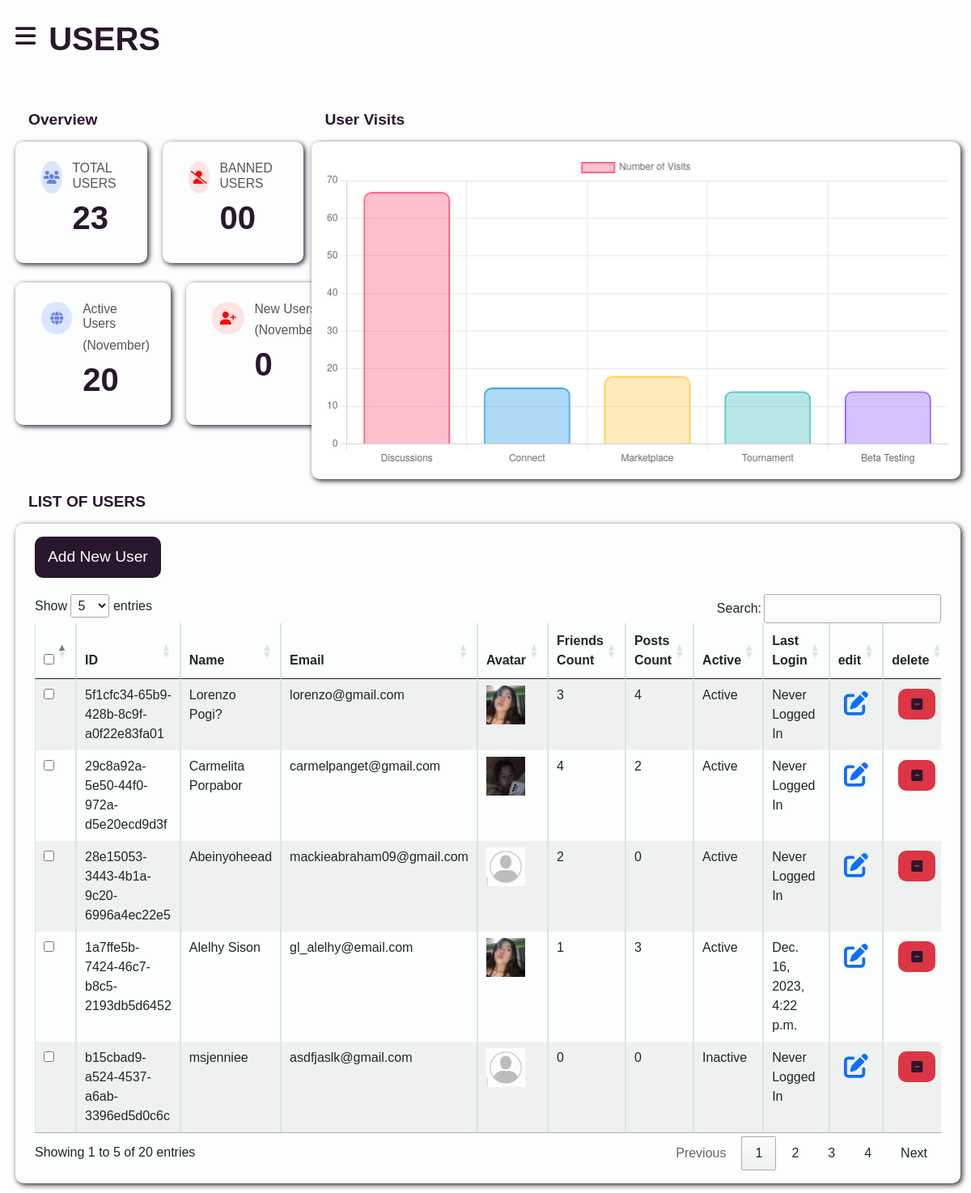
The page /api/gl-users/ (signed in) on the database its author committed.
### account/models.py (models this page shows, shortened)
class User(
    AbstractBaseUser, PermissionsMixin
):  # user model for creating users from models
    id = models.UUIDField(
        primary_key=True, default=uuid.uuid4, editable=False
    )  # uses the uuid from the top
    email = models.EmailField(unique=True)
    name = models.CharField(max_length=255, blank=True, default="")
    avatar = models.ImageField(upload_to="avatars", blank=True, null=True)
    bio = models.CharField(max_length=255, blank=True, default="")
    friends = models.ManyToManyField("self")
    friends_count = models.IntegerField(default=0)
    pref_game_category = models.TextField(blank=True, null=True)
    pref_game_titles = models.TextField(blank=True, null=True)
    people_you_may_know = models.ManyToManyField("self")
    posts_count = models.IntegerField(default=0)
    is_active = models.BooleanField(
        default=True
    )  # checking if the user is active, soon set to false for verification
    is_superuser = models.BooleanField(default=False)
    is_staff = models.BooleanField(default=False)
    date_joined = models.DateTimeField(default=timezone.now)
    last_login = models.DateTimeField(blank=True, null=True)
    charisma_score = models.IntegerField(default=0)
    objects = CustomUserManager()
    USERNAME_FIELD = "email"
    EMAIL_FIELD = "email"
    REQUIRED_FIELDS = []
    def get_avatar(self):
        if self.avatar:
            return settings.WEBSITE_URL + self.avatar.url
        else:
            default_avatar_path = "/media/avatars/default.jpg"
        return settings.WEBSITE_URL + default_avatar_path

### account/views.py (the view)
# urls.py: path("gl-users/", views.admin_users, name="admin_users"),
def admin_users(request):
    admin = request.user
    total_users_count = User.objects.count()
    current_time = timezone.now()
    start_date = datetime(current_time.year, 12, 1, tzinfo=timezone.utc)
    end_date = datetime(current_time.year, 12, 31, tzinfo=timezone.utc)
    active_users_november_count = User.objects.filter(is_active=True).count()
    new_users_november = User.objects.filter(
        date_joined__gte=start_date, date_joined__lt=end_date
    ).count()
    discussion_visits = UserVisit.objects.filter(
        visited_page__contains="/posts/"
    ).count()
    connect_visits = UserVisit.objects.filter(
        visited_page__contains="/connect_posts"
    ).count()
    marketplace_visits = UserVisit.objects.filter(
        visited_page__contains="/marketplace_posts"
    ).count()
    tournament_visits = UserVisit.objects.filter(
        visited_page__contains="/tournament_posts"
    ).count()
    beta_visits = UserVisit.objects.filter(visited_page__contains="/beta_posts").count()
    exclude_ids = [
        "3e9fe50b-5c31-439f-9fb6-8208a5c3dba9",
        "1cfff9f3-1d81-4cb0-9028-c3376871a4bb",
        "675a5aad-3287-452b-ba57-b5aec4f60cc8",
    ]  # Replace these IDs with actual IDs
    users = User.objects.exclude(Q(id__in=exclude_ids))
    context = {
        "admin_name": admin.name,
        "admin_email": admin.email,
        "admin_avatar": admin.avatar,
        "total_users_count": total_users_count,
        "active_users_november_count": active_users_november_count,
        "new_users_november": new_users_november,
        "users": users,
        "discussion_visits": discussion_visits,
        "connect_visits": connect_visits,
        "marketplace_visits": marketplace_visits,
        "tournament_visits": tournament_visits,
        "beta_visits": beta_visits,
    }
    return render(request, "admin/users.html", context)

### templates/admin/users.html (shortened to what this page needs)
{% extends 'base.html'%}
{% load static %}
{% block content %}
<header>
    <div class="header-title-wrapper">
        <label for="menu-toggle">
            <i class="fa-solid fa-bars"></i>
        </label>
        <div class="header-title">
            <h1>USERS </h1>
        </div>
    </div>
</header>
        <main>
        <div class="block-grid">
            <section>
                    <h3 class="section-head">Overview</h3>
                    <div class="analytics-post">
                        <div class="analytic">
                            <div class="analytic-icon">
                                <i class="fa-solid fa-users"></i>
                            </div>
                            <div class="analytic-info">
                                <h4>TOTAL USERS</h4>
                                <h1>{{ total_users_count }}</h1>
                            </div>
                        </div>
                        <div class="analytic">
                            <div class="analytic-icon">
                                <i class="fa-solid fa-user-slash"></i>
                            </div>
                            <div class="analytic-info">
                                <h4>BANNED USERS</h4>
                                <h1>00</h1>
                            </div>
                        </div>
                    </div>
                    <div class="analytics-post">
                        <div class="analytic">
                            <div class="analytic-icon">
                                <i class="fa-solid fa-globe"></i>
                            </div>
                            <div class="analytic-info">
                                <h4>Active Users</h4>
                                <h4>(November)</h4>
                                <h1>{{ active_users_november_count }}</h1>
                            </div>
                        </div>
                        <div class="analytic">
                            <div class="analytic-icon">
                                <i class="fa-solid fa-user-plus"></i>
                            </div>
                            <div class="analytic-info">
                                <h4>New Users</h4>
                                <h4>(November)</h4>
                                <h1>{{ new_users_november }}</h1>
                            </div>
                        </div>
            </section>
            <section>
                <div class="graph-card">
                    <h3 class="section-head">User Visits</h3>
                    <div class="bar-content" style="max-height: 450px;">
                        <div>
                            <canvas id="visitsChart" style="max-height: 400px; overflow: hidden;"></canvas>
                        </div>
                    </div>
                </div>
            </section>
        </div>
            <h3 class="section-head">LIST OF USERS</h3>
            <div class="table-box">
                <section>
                    <div class="">
                        <span><a href="{% url 'add_user' %}" class="btn btn-main btn-span">Add New User</a></span>
                    </div>
                </section>
                <section>
                    <div class="table-data">
                        <div class="table-responsive">
                            <table id="bootstrapdatatable" class="table table-striped table-bordered" width="100%">
                                <thead>
                                    <th><input type ="checkbox" id="checkall"></th>
                                    <th>ID</th>
                                    <th>Name</th>
                                    <th>Email</th>
                                    <th>Avatar</th>
                                    <th>Friends Count</th>
                                    <th>Posts Count</th>
                                    <th>Active</th>
                                    <th>Last Login</th>
                                    <th>edit</th>
                                    <th>delete</th>
                                </thead>
                                {% for user in users %}
                                    <tr>
                                        <td><input type="checkbox" class="checkthis" /></td>
                                        <td>{{ user.id }} </td>
                                        <td>{{ user.name }}</td>
                                        <td>{{ user.email }}</td>
                                        <td><img src="{{ user.get_avatar }}" alt="Avatar" width="96" height="96" style="width: 0.5in; height: 0.5in;"></td>
                                        <td>{{ user.friends_count }}</td>
                                        <td>{{ user.posts_count }}</td>
                                        <td>{% if user.is_active %} Active {% else %} Inactive {% endif %}</td>
                                        <td>{% if user.last_login %} {{ user.last_login }} {% else %} Never Logged In {% endif %}</td>
                                        <td><div class="edit-button" class="btn-outline-primary" style="display: flex; justify-content: center; align-items: center;" ><a href="{% url 'edit_user' user.id %}"><i class="fa-solid fa-pen-to-square"></i></a></div></td>
                                        <td>
                                            <form method="post" action="{% url 'delete_user' user.id %}">
                                            <div style="padding-top: 4px; display: flex; justify-content: center; align-items: center;">
                                                <button type="submit" class="btn btn-danger">
                                                    <i class="fa-solid fa-square-minus"></i>
                                                </button>
                                            </div>
                                            </form>
                                        </td>
                                    </tr>
                                {% endfor %}
                            </table>
                        </div>
                    </div>
                </section>
            </div>
            <script>
                const ctx3 = document.getElementById('visitsChart').getContext('2d');
                const discussionVisits = document.getElementById('chartData').getAttribute('data-discussion');
                const connectVisits = document.getElementById('chartData').getAttribute('data-connect');
                const marketplaceVisits = document.getElementById('chartData').getAttribute('data-marketplace');
                const tournamentVisits = document.getElementById('chartData').getAttribute('data-tournament');
                const betaVisits = document.getElementById('chartData').getAttribute('data-beta');
                new Chart(ctx3, {
                type: 'bar',
                data: {
                    labels: ['Discussions', 'Connect', 'Marketplace', 'Tournament', 'Beta Testing'],
                    datasets: [{
                    label: 'Number of Visits',
                    data: [
                        discussionVisits,
                        connectVisits,
                        marketplaceVisits,
                        tournamentVisits,
                        betaVisits
                    ],
                    backgroundColor: [
                        'rgba(255, 99, 132, 0.4)',
                        'rgba(54, 162, 235, 0.4)',
                        'rgba(255, 206, 86, 0.4)',
                        'rgba(75, 192, 192, 0.4)',
                        'rgba(153, 102, 255, 0.4)',
                    ],
                    borderColor: [
                        'rgba(255, 99, 132, 1)',
                        'rgba(54, 162, 235, 1)',
                        'rgba(255, 206, 86, 1)',
                        'rgba(75, 192, 192, 1)',
                        'rgba(153, 102, 255, 1)',
                    ],
                    borderWidth: 2,
                    borderRadius: {
                        topLeft: 10,
                        topRight: 10,
                    }
                    }]
                },
                options: {
                    scales: {
                    y: {
                        beginAtZero: true
                    }
                    }
                }
                });
            </script>
        </main>
{% endblock content %}

### templates/base.html (shortened to what this page needs)
{% load static %} {% block html %}
<!DOCTYPE html>
<html lang="en">
  {% block head %}
  <head>
    <link
      rel="stylesheet"
      href="https://cdn.jsdelivr.net/npm/bootstrap@5.0.2/dist/css/bootstrap.min.css"
    />
    <link
      rel="stylesheet"
      href="https://cdn.datatables.net/1.13.7/css/jquery.dataTables.min.css"
    />
    <link rel="stylesheet" href="{% static 'admin/css/style.css' %}" />
  </head>
  {% endblock head %} {% block body %}
  <body>
    <div class="main-content">{% block content %} {% endblock content %}</div>
  </body>
  {% endblock body %} {% endblock html %}
</html>

### templates/admin/includes/sidebar.html (shortened to what this page needs)
{% load static %}

### static/css/style.css (style rules this page uses)
:root { --color-main: #29172D; --bg2: #dce5ff; --bg: #fbfefd; --main-accent:#e9eefd; --main-text: #29172D; --shadow: #29172D 2px 2px 6px; }
* { padding: 0; margin: 0; text-decoration: none; font-family: 'Poppins', sans-serif; list-style-type: none; box-shadow: border-box; }
body { background: var(--bg); overflow-x: hidden; }
img { width: 100%; height: auto; }
.btn { padding: .7rem 1rem; border: none; border-radius: 10px; display: flex; align-items: center; color:var(--main-text); }
.btn-span { font-size:1.2rem; display: inline-block; margin-right: .7rem; }
.btn-main { background: #29172D; color: #fff; }
.main-content { margin-left: 370px; width: 80%; padding: 1rem 1rem; transition: margin-left 300ms; }
header { display: flex; justify-content: space-between; padding-top: .5rem; }
.header-title-wrapper { display: flex; }
.header-title-wrapper label { display: inline-block; color: var(--main-text); margin-right: 1rem; font-size: 1.8rem; }
.header-title h1 { color: var(--main-text); font-weight: 600; }
main { padding-top: 2.5rem; padding-bottom: 2.5rem; }
.analytics-post { display: grid; grid-template-columns: repeat(2, 1fr); grid-gap: 1.2rem; margin-bottom: 1.5rem; }
.analytic { padding: 1.5rem; border-radius: 10px; display: flex; padding-left: 2rem; border-width: 1px; border-radius: 10px; box-shadow: #29172D 2px 2px 6px; border-color: #ebf0fa; }
.analytic-info h4 { font-weight: 400; color: #555; font-size: .98rem; margin-bottom: .5rem; }
.analytic-info h1 { color: var(--main-text); font-weight: 600; }
.analytic:first-child .analytic-icon { background: #dce5ff; color: #6883db; }
.analytic:nth-child(2) .analytic-icon { background: rgba(255, 0, 0, 0.1); color: red; }
.analytic-icon { width: 40px; height: 40px; border-radius: 50%; display: grid; place-items: center; margin-right: .8rem; }
.section-head { font-size: 1.2rem; color: var(--main-text); font-weight: 700; margin: 1rem; }
.block-grid { display: grid; grid-template-columns: 30% auto; grid-gap: 1rem; }
.bar-content { background: #fff; border-radius: 10px; box-shadow: var(--shadow); padding: 1rem; width: 100%; }
.table-box { box-shadow: var(--shadow); padding: 1rem 1.5rem; border-radius: 10px; }
.table-data { margin-top: 20px; }
@media only screen and (max-width: 1224px) { .main-content { width: 100%; margin-left: 3px; } }
.edit-button { font-size: 30px; }

### rows shown on the page
User: id "5f1cfc34-65b9-428b-8c9f-a0f22e83fa01", name "Lorenzo Pogi?", email "lorenzo@gmail.com", get_avatar (picture), friends_count "3", posts_count "4", is_active "Active", shows "Never Logged In"
User: id "29c8a92a-5e50-44f0-972a-d5e20ecd9d3f", name "Carmelita Porpabor", email "carmelpanget@gmail.com", get_avatar (picture), friends_count "4", posts_count "2", is_active "Active", shows "Never Logged In"
User: id "28e15053-3443-4b1a-9c20-6996a4ec22e5", name "Abeinyoheead", email "mackieabraham09@gmail.com", friends_count "2", posts_count "0", is_active "Active", shows "Never Logged In"
User: id "1a7ffe5b-7424-46c7-b8c5-2193db5d6452", name "Alelhy Sison", email "gl_alelhy@email.com", get_avatar (picture), friends_count "1", posts_count "3", is_active "Active", last_login "Dec. 16, 2023, 4:22 p.m."
User: id "b15cbad9-a524-4537-a6ab-3396ed5d0c6c", name "msjenniee", email "asdfjaslk@gmail.com", friends_count "0", posts_count "0", is_active "Inactive", shows "Never Logged In"

### other values the page prints
{{ total_users_count }} "23"
{{ active_users_november_count }} "20"
{{ new_users_november }} "0"
